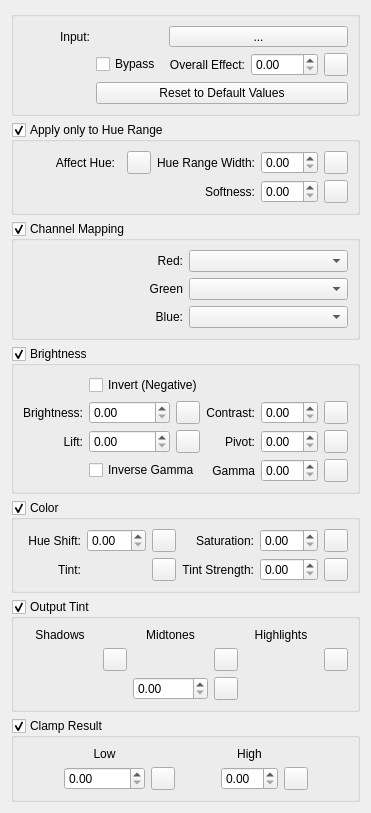
<?xml version="1.0" encoding="UTF-8"?>
<ui version="4.0">
 <class>Dialog</class>
 <widget class="QWidget" name="Dialog">
  <property name="geometry">
   <rect>
    <x>0</x>
    <y>0</y>
    <width>359</width>
    <height>732</height>
   </rect>
  </property>
  <property name="windowTitle">
   <string>Form</string>
  </property>
  <layout class="QVBoxLayout" name="verticalLayout">
   <item>
    <widget class="QGroupBox" name="groupBox">
     <property name="title">
      <string/>
     </property>
     <layout class="QGridLayout" name="gridLayout">
      <item row="0" column="0">
       <widget class="QLabel" name="label">
        <property name="text">
         <string>Input:</string>
        </property>
        <property name="alignment">
         <set>Qt::AlignRight|Qt::AlignTrailing|Qt::AlignVCenter</set>
        </property>
       </widget>
      </item>
      <item row="0" column="1">
       <widget class="MaxSDK::QMaxColorSwatch" name="Input">
        <property name="useAlpha">
         <bool>true</bool>
        </property>
       </widget>
      </item>
      <item row="1" column="3">
       <widget class="MaxSDK::QmaxDoubleSpinBox" name="Overall">
        <property name="toolTip">
         <string>Allows you to &quot;fade in&quot; the entire color correction effect. 0.0 is equivalent to turning on Bypass</string>
        </property>
        <property name="visibleDigits">
         <number>-4</number>
        </property>
       </widget>
      </item>
      <item row="1" column="1">
       <widget class="QCheckBox" name="Bypass">
        <property name="toolTip">
         <string>Bypasses all color correction, turns this map into a pure passthrough</string>
        </property>
        <property name="text">
         <string>Bypass</string>
        </property>
       </widget>
      </item>
      <item row="1" column="4">
       <widget class="MaxSDK::UI::QmaxTexmapToolbutton" name="Overall_map">
        <property name="text">
         <string/>
        </property>
       </widget>
      </item>
      <item row="0" column="2" colspan="3">
       <widget class="QToolButton" name="Input_map">
        <property name="sizePolicy">
         <sizepolicy hsizetype="Expanding" vsizetype="Fixed">
          <horstretch>0</horstretch>
          <verstretch>0</verstretch>
         </sizepolicy>
        </property>
        <property name="toolTip">
         <string>Connect the color to be corrected here</string>
        </property>
        <property name="text">
         <string>...</string>
        </property>
       </widget>
      </item>
      <item row="1" column="2">
       <widget class="QLabel" name="label_17">
        <property name="text">
         <string>Overall Effect:</string>
        </property>
        <property name="alignment">
         <set>Qt::AlignRight|Qt::AlignTrailing|Qt::AlignVCenter</set>
        </property>
       </widget>
      </item>
      <item row="2" column="1" colspan="4">
       <widget class="QPushButton" name="Reset">
        <property name="toolTip">
         <string>Lost? Confused? Push this big happy button to get back to where you were.....</string>
        </property>
        <property name="text">
         <string>Reset to Default Values</string>
        </property>
       </widget>
      </item>
     </layout>
    </widget>
   </item>
   <item>
    <widget class="QGroupBox" name="HueRange">
     <property name="toolTip">
      <string>Allows applying the color correction for a narrow hue range. Useful to, for example, adjust a skin tone or recolor one object in a texture.</string>
     </property>
     <property name="title">
      <string>Apply only to Hue Range</string>
     </property>
     <property name="checkable">
      <bool>true</bool>
     </property>
     <layout class="QGridLayout" name="gridLayout_5" columnstretch="2,0,0,0,0,0">
      <item row="1" column="4">
       <widget class="MaxSDK::QmaxDoubleSpinBox" name="HueRangeSoftness">
        <property name="toolTip">
         <string>Adds a soft falloff to the ends of the Hue Range, so the color correction effect fades out gently.</string>
        </property>
        <property name="visibleDigits">
         <number>-4</number>
        </property>
       </widget>
      </item>
      <item row="1" column="3">
       <widget class="QLabel" name="label_16">
        <property name="text">
         <string>Softness:</string>
        </property>
        <property name="alignment">
         <set>Qt::AlignRight|Qt::AlignTrailing|Qt::AlignVCenter</set>
        </property>
       </widget>
      </item>
      <item row="0" column="2">
       <widget class="MaxSDK::UI::QmaxTexmapToolbutton" name="AffectHue_map">
        <property name="text">
         <string/>
        </property>
       </widget>
      </item>
      <item row="0" column="1">
       <widget class="MaxSDK::QMaxColorSwatch" name="AffectHue">
        <property name="toolTip">
         <string>The base Hue which is compared against.</string>
        </property>
        <property name="useAlpha">
         <bool>true</bool>
        </property>
       </widget>
      </item>
      <item row="0" column="3">
       <widget class="QLabel" name="label_15">
        <property name="text">
         <string>Hue Range Width:</string>
        </property>
        <property name="alignment">
         <set>Qt::AlignRight|Qt::AlignTrailing|Qt::AlignVCenter</set>
        </property>
       </widget>
      </item>
      <item row="0" column="4">
       <widget class="MaxSDK::QmaxDoubleSpinBox" name="HueRangeWidth">
        <property name="toolTip">
         <string>The Hue range width (in degrees of the color wheel). All hues within this range will be corrected.</string>
        </property>
        <property name="visibleDigits">
         <number>-4</number>
        </property>
       </widget>
      </item>
      <item row="0" column="5">
       <widget class="MaxSDK::UI::QmaxTexmapToolbutton" name="HueRangeWidth_map">
        <property name="text">
         <string/>
        </property>
       </widget>
      </item>
      <item row="1" column="5">
       <widget class="MaxSDK::UI::QmaxTexmapToolbutton" name="HueRangeSoftness_map">
        <property name="text">
         <string/>
        </property>
       </widget>
      </item>
      <item row="0" column="0">
       <widget class="QLabel" name="label_14">
        <property name="text">
         <string>Affect Hue:</string>
        </property>
        <property name="alignment">
         <set>Qt::AlignRight|Qt::AlignTrailing|Qt::AlignVCenter</set>
        </property>
       </widget>
      </item>
     </layout>
    </widget>
   </item>
   <item>
    <widget class="QGroupBox" name="ChannelMapping">
     <property name="toolTip">
      <string>Allows remapping the color channels. Any channel can use any other channels data.</string>
     </property>
     <property name="title">
      <string>Channel Mapping</string>
     </property>
     <property name="checkable">
      <bool>true</bool>
     </property>
     <layout class="QGridLayout" name="gridLayout_2">
      <item row="0" column="1">
       <widget class="QComboBox" name="RedMapping"/>
      </item>
      <item row="0" column="0">
       <widget class="QLabel" name="label_2">
        <property name="text">
         <string>Red:</string>
        </property>
        <property name="alignment">
         <set>Qt::AlignRight|Qt::AlignTrailing|Qt::AlignVCenter</set>
        </property>
       </widget>
      </item>
      <item row="1" column="0">
       <widget class="QLabel" name="label_3">
        <property name="text">
         <string>Green</string>
        </property>
        <property name="alignment">
         <set>Qt::AlignRight|Qt::AlignTrailing|Qt::AlignVCenter</set>
        </property>
       </widget>
      </item>
      <item row="1" column="1">
       <widget class="QComboBox" name="GreenMapping"/>
      </item>
      <item row="2" column="0">
       <widget class="QLabel" name="label_4">
        <property name="text">
         <string>Blue:</string>
        </property>
        <property name="alignment">
         <set>Qt::AlignRight|Qt::AlignTrailing|Qt::AlignVCenter</set>
        </property>
       </widget>
      </item>
      <item row="2" column="1">
       <widget class="QComboBox" name="BlueMapping"/>
      </item>
     </layout>
    </widget>
   </item>
   <item>
    <widget class="QGroupBox" name="BrightnessAdjustment">
     <property name="toolTip">
      <string>Brightness-adjusting effects</string>
     </property>
     <property name="title">
      <string>Brightness</string>
     </property>
     <property name="checkable">
      <bool>true</bool>
     </property>
     <layout class="QGridLayout" name="gridLayout_7">
      <item row="1" column="2">
       <widget class="MaxSDK::UI::QmaxTexmapToolbutton" name="Brightness_map">
        <property name="text">
         <string/>
        </property>
       </widget>
      </item>
      <item row="1" column="5">
       <widget class="MaxSDK::UI::QmaxTexmapToolbutton" name="Contrast_map">
        <property name="text">
         <string/>
        </property>
       </widget>
      </item>
      <item row="1" column="3">
       <widget class="QLabel" name="label_9">
        <property name="text">
         <string>Contrast:</string>
        </property>
        <property name="alignment">
         <set>Qt::AlignRight|Qt::AlignTrailing|Qt::AlignVCenter</set>
        </property>
       </widget>
      </item>
      <item row="3" column="1" colspan="2">
       <widget class="QCheckBox" name="InverseGamma">
        <property name="toolTip">
         <string>Apply the inverse of the Gamma value</string>
        </property>
        <property name="text">
         <string>Inverse Gamma</string>
        </property>
       </widget>
      </item>
      <item row="1" column="0">
       <widget class="QLabel" name="label_10">
        <property name="text">
         <string>Brightness:</string>
        </property>
        <property name="alignment">
         <set>Qt::AlignRight|Qt::AlignTrailing|Qt::AlignVCenter</set>
        </property>
       </widget>
      </item>
      <item row="2" column="0">
       <widget class="QLabel" name="label_21">
        <property name="text">
         <string>Lift:</string>
        </property>
        <property name="alignment">
         <set>Qt::AlignRight|Qt::AlignTrailing|Qt::AlignVCenter</set>
        </property>
       </widget>
      </item>
      <item row="2" column="2">
       <widget class="MaxSDK::UI::QmaxTexmapToolbutton" name="Lift_map">
        <property name="text">
         <string/>
        </property>
       </widget>
      </item>
      <item row="2" column="5">
       <widget class="MaxSDK::UI::QmaxTexmapToolbutton" name="Pivot_map">
        <property name="text">
         <string/>
        </property>
       </widget>
      </item>
      <item row="3" column="4">
       <widget class="MaxSDK::QmaxDoubleSpinBox" name="Gamma">
        <property name="toolTip">
         <string>Apply a power function to the Input Color, also known as a Gamma</string>
        </property>
        <property name="visibleDigits">
         <number>-4</number>
        </property>
       </widget>
      </item>
      <item row="1" column="4">
       <widget class="MaxSDK::QmaxDoubleSpinBox" name="Contrast">
        <property name="toolTip">
         <string>Contrast - Scales the Input Color around the Pivot level</string>
        </property>
        <property name="visibleDigits">
         <number>-4</number>
        </property>
       </widget>
      </item>
      <item row="2" column="4">
       <widget class="MaxSDK::QmaxDoubleSpinBox" name="Pivot">
        <property name="toolTip">
         <string>Pivot - the level around which the Contrast scales the Input Color</string>
        </property>
        <property name="visibleDigits">
         <number>-4</number>
        </property>
       </widget>
      </item>
      <item row="1" column="1">
       <widget class="MaxSDK::QmaxDoubleSpinBox" name="Brightness">
        <property name="toolTip">
         <string>Brightness - a pure multiplier of the Input Color</string>
        </property>
        <property name="visibleDigits">
         <number>-4</number>
        </property>
       </widget>
      </item>
      <item row="2" column="1">
       <widget class="MaxSDK::QmaxDoubleSpinBox" name="Lift">
        <property name="toolTip">
         <string>Lift - &quot;Lifts&quot; the Input color by adding to it</string>
        </property>
        <property name="visibleDigits">
         <number>-4</number>
        </property>
       </widget>
      </item>
      <item row="3" column="5">
       <widget class="MaxSDK::UI::QmaxTexmapToolbutton" name="Gamma_map">
        <property name="text">
         <string/>
        </property>
       </widget>
      </item>
      <item row="3" column="3">
       <widget class="QLabel" name="label_23">
        <property name="text">
         <string>Gamma</string>
        </property>
        <property name="alignment">
         <set>Qt::AlignRight|Qt::AlignTrailing|Qt::AlignVCenter</set>
        </property>
       </widget>
      </item>
      <item row="2" column="3">
       <widget class="QLabel" name="label_22">
        <property name="text">
         <string>Pivot:</string>
        </property>
        <property name="alignment">
         <set>Qt::AlignRight|Qt::AlignTrailing|Qt::AlignVCenter</set>
        </property>
       </widget>
      </item>
      <item row="0" column="1" colspan="5">
       <widget class="QCheckBox" name="Invert">
        <property name="toolTip">
         <string>Invert (turn into a photo negative)</string>
        </property>
        <property name="text">
         <string>Invert (Negative)</string>
        </property>
       </widget>
      </item>
     </layout>
    </widget>
   </item>
   <item>
    <widget class="QGroupBox" name="ColorAdjustment">
     <property name="title">
      <string>Color</string>
     </property>
     <property name="checkable">
      <bool>true</bool>
     </property>
     <layout class="QGridLayout" name="gridLayout_3">
      <item row="1" column="1">
       <widget class="MaxSDK::QMaxColorSwatch" name="TintColor">
        <property name="toolTip">
         <string>Tint - the Hue and Saturation of this color will be applied based on the Tint Strength</string>
        </property>
        <property name="useAlpha">
         <bool>true</bool>
        </property>
       </widget>
      </item>
      <item row="0" column="2">
       <widget class="MaxSDK::UI::QmaxTexmapToolbutton" name="HueShift_map">
        <property name="text">
         <string/>
        </property>
       </widget>
      </item>
      <item row="0" column="3">
       <widget class="QLabel" name="label_6">
        <property name="text">
         <string>Saturation:</string>
        </property>
        <property name="alignment">
         <set>Qt::AlignRight|Qt::AlignTrailing|Qt::AlignVCenter</set>
        </property>
       </widget>
      </item>
      <item row="1" column="3">
       <widget class="QLabel" name="label_8">
        <property name="text">
         <string>Tint Strength:</string>
        </property>
        <property name="alignment">
         <set>Qt::AlignRight|Qt::AlignTrailing|Qt::AlignVCenter</set>
        </property>
       </widget>
      </item>
      <item row="0" column="1">
       <widget class="MaxSDK::QmaxDoubleSpinBox" name="HueShift">
        <property name="toolTip">
         <string>Allows shifting the Hue around the color wheel</string>
        </property>
        <property name="visibleDigits">
         <number>-4</number>
        </property>
       </widget>
      </item>
      <item row="1" column="4">
       <widget class="MaxSDK::QmaxDoubleSpinBox" name="TintStrength">
        <property name="toolTip">
         <string>Defines how stronly the Tint effect is</string>
        </property>
        <property name="visibleDigits">
         <number>-4</number>
        </property>
       </widget>
      </item>
      <item row="0" column="5">
       <widget class="MaxSDK::UI::QmaxTexmapToolbutton" name="Saturation_map">
        <property name="text">
         <string/>
        </property>
       </widget>
      </item>
      <item row="0" column="0">
       <widget class="QLabel" name="label_5">
        <property name="text">
         <string>Hue Shift:</string>
        </property>
        <property name="alignment">
         <set>Qt::AlignRight|Qt::AlignTrailing|Qt::AlignVCenter</set>
        </property>
       </widget>
      </item>
      <item row="0" column="4">
       <widget class="MaxSDK::QmaxDoubleSpinBox" name="Saturation">
        <property name="toolTip">
         <string>Adjust the Saturation</string>
        </property>
        <property name="visibleDigits">
         <number>-4</number>
        </property>
       </widget>
      </item>
      <item row="1" column="5">
       <widget class="MaxSDK::UI::QmaxTexmapToolbutton" name="TintStrength_map">
        <property name="text">
         <string/>
        </property>
       </widget>
      </item>
      <item row="1" column="0">
       <widget class="QLabel" name="label_7">
        <property name="text">
         <string>Tint:</string>
        </property>
        <property name="alignment">
         <set>Qt::AlignRight|Qt::AlignTrailing|Qt::AlignVCenter</set>
        </property>
       </widget>
      </item>
      <item row="1" column="2">
       <widget class="MaxSDK::UI::QmaxTexmapToolbutton" name="TintColor_map">
        <property name="text">
         <string/>
        </property>
       </widget>
      </item>
     </layout>
    </widget>
   </item>
   <item>
    <widget class="QGroupBox" name="OutputTint">
     <property name="toolTip">
      <string>Allows a Tri-tone adjustment to the Input Color</string>
     </property>
     <property name="title">
      <string>Output Tint</string>
     </property>
     <property name="checkable">
      <bool>true</bool>
     </property>
     <layout class="QGridLayout" name="gridLayout_4">
      <item row="1" column="3">
       <widget class="MaxSDK::UI::QmaxTexmapToolbutton" name="Midtones_map">
        <property name="text">
         <string/>
        </property>
       </widget>
      </item>
      <item row="0" column="4">
       <widget class="QLabel" name="label_13">
        <property name="text">
         <string>Highlights</string>
        </property>
        <property name="alignment">
         <set>Qt::AlignCenter</set>
        </property>
       </widget>
      </item>
      <item row="1" column="5">
       <widget class="MaxSDK::UI::QmaxTexmapToolbutton" name="Highlights_map">
        <property name="text">
         <string/>
        </property>
       </widget>
      </item>
      <item row="1" column="0">
       <widget class="MaxSDK::QMaxColorSwatch" name="Shadows">
        <property name="toolTip">
         <string>A black Input Color will map to this color</string>
        </property>
        <property name="useAlpha">
         <bool>true</bool>
        </property>
       </widget>
      </item>
      <item row="1" column="4">
       <widget class="MaxSDK::QMaxColorSwatch" name="Highlights">
        <property name="toolTip">
         <string>A white Input Color will map to this color</string>
        </property>
        <property name="useAlpha">
         <bool>true</bool>
        </property>
       </widget>
      </item>
      <item row="0" column="2">
       <widget class="QLabel" name="label_12">
        <property name="text">
         <string>Midtones</string>
        </property>
        <property name="alignment">
         <set>Qt::AlignCenter</set>
        </property>
       </widget>
      </item>
      <item row="1" column="2">
       <widget class="MaxSDK::QMaxColorSwatch" name="Midtones">
        <property name="toolTip">
         <string>A medium gray Input Color will map to this color</string>
        </property>
        <property name="useAlpha">
         <bool>true</bool>
        </property>
       </widget>
      </item>
      <item row="0" column="0">
       <widget class="QLabel" name="label_11">
        <property name="text">
         <string>Shadows</string>
        </property>
        <property name="alignment">
         <set>Qt::AlignCenter</set>
        </property>
       </widget>
      </item>
      <item row="1" column="1">
       <widget class="MaxSDK::UI::QmaxTexmapToolbutton" name="Shadows_map">
        <property name="text">
         <string/>
        </property>
       </widget>
      </item>
      <item row="2" column="2">
       <widget class="MaxSDK::QmaxDoubleSpinBox" name="MidtoneLum">
        <property name="toolTip">
         <string>Defines what luminance defines what is considered &quot;medium gray&quot;</string>
        </property>
        <property name="visibleDigits">
         <number>-4</number>
        </property>
       </widget>
      </item>
      <item row="2" column="3">
       <widget class="MaxSDK::UI::QmaxTexmapToolbutton" name="MidtoneLum_map">
        <property name="text">
         <string/>
        </property>
       </widget>
      </item>
     </layout>
    </widget>
   </item>
   <item>
    <widget class="QGroupBox" name="Clamp">
     <property name="toolTip">
      <string>Allows clamping the Input Color</string>
     </property>
     <property name="title">
      <string>Clamp Result</string>
     </property>
     <property name="checkable">
      <bool>true</bool>
     </property>
     <layout class="QGridLayout" name="gridLayout_8" columnstretch="1,1,1,1,1,1,0,0,0">
      <item row="0" column="1" colspan="2">
       <widget class="QLabel" name="label_24">
        <property name="text">
         <string>Low</string>
        </property>
        <property name="alignment">
         <set>Qt::AlignCenter</set>
        </property>
       </widget>
      </item>
      <item row="1" column="4">
       <spacer name="horizontalSpacer_3">
        <property name="orientation">
         <enum>Qt::Horizontal</enum>
        </property>
        <property name="sizeHint" stdset="0">
         <size>
          <width>40</width>
          <height>20</height>
         </size>
        </property>
       </spacer>
      </item>
      <item row="1" column="8">
       <spacer name="horizontalSpacer">
        <property name="orientation">
         <enum>Qt::Horizontal</enum>
        </property>
        <property name="sizeHint" stdset="0">
         <size>
          <width>40</width>
          <height>20</height>
         </size>
        </property>
       </spacer>
      </item>
      <item row="1" column="7">
       <widget class="MaxSDK::UI::QmaxTexmapToolbutton" name="ClampHi_map">
        <property name="text">
         <string/>
        </property>
       </widget>
      </item>
      <item row="1" column="3">
       <widget class="MaxSDK::UI::QmaxTexmapToolbutton" name="ClampLow_map">
        <property name="text">
         <string/>
        </property>
       </widget>
      </item>
      <item row="1" column="0">
       <spacer name="horizontalSpacer_2">
        <property name="orientation">
         <enum>Qt::Horizontal</enum>
        </property>
        <property name="sizeHint" stdset="0">
         <size>
          <width>40</width>
          <height>20</height>
         </size>
        </property>
       </spacer>
      </item>
      <item row="1" column="1" colspan="2">
       <widget class="MaxSDK::QmaxDoubleSpinBox" name="ClampLow">
        <property name="visibleDigits">
         <number>-4</number>
        </property>
       </widget>
      </item>
      <item row="1" column="5">
       <widget class="MaxSDK::QmaxDoubleSpinBox" name="ClampHi">
        <property name="visibleDigits">
         <number>-4</number>
        </property>
       </widget>
      </item>
      <item row="0" column="5">
       <widget class="QLabel" name="label_25">
        <property name="text">
         <string>High</string>
        </property>
        <property name="alignment">
         <set>Qt::AlignCenter</set>
        </property>
       </widget>
      </item>
     </layout>
    </widget>
   </item>
  </layout>
 </widget>
 <customwidgets>
  <customwidget>
   <class>MaxSDK::QMaxColorSwatch</class>
   <extends>QWidget</extends>
   <header location="global">Qt/QMaxColorSwatch.h</header>
  </customwidget>
  <customwidget>
   <class>MaxSDK::QmaxDoubleSpinBox</class>
   <extends>QDoubleSpinBox</extends>
   <header location="global">Qt/QmaxSpinBox.h</header>
  </customwidget>
  <customwidget>
   <class>MaxSDK::UI::QmaxTexmapToolbutton</class>
   <extends>QToolButton</extends>
   <header location="global">Qt/QmaxTexmapToolbutton.h</header>
  </customwidget>
 </customwidgets>
 <tabstops>
  <tabstop>Input_map</tabstop>
  <tabstop>Bypass</tabstop>
  <tabstop>Overall</tabstop>
  <tabstop>Overall_map</tabstop>
  <tabstop>Reset</tabstop>
  <tabstop>HueRange</tabstop>
  <tabstop>AffectHue_map</tabstop>
  <tabstop>HueRangeWidth</tabstop>
  <tabstop>HueRangeWidth_map</tabstop>
  <tabstop>HueRangeSoftness</tabstop>
  <tabstop>HueRangeSoftness_map</tabstop>
  <tabstop>ChannelMapping</tabstop>
  <tabstop>RedMapping</tabstop>
  <tabstop>GreenMapping</tabstop>
  <tabstop>BlueMapping</tabstop>
  <tabstop>BrightnessAdjustment</tabstop>
  <tabstop>Brightness</tabstop>
  <tabstop>Brightness_map</tabstop>
  <tabstop>Contrast</tabstop>
  <tabstop>Contrast_map</tabstop>
  <tabstop>Lift</tabstop>
  <tabstop>Lift_map</tabstop>
  <tabstop>Pivot</tabstop>
  <tabstop>Pivot_map</tabstop>
  <tabstop>InverseGamma</tabstop>
  <tabstop>Gamma</tabstop>
  <tabstop>Gamma_map</tabstop>
  <tabstop>ColorAdjustment</tabstop>
  <tabstop>HueShift</tabstop>
  <tabstop>HueShift_map</tabstop>
  <tabstop>Saturation</tabstop>
  <tabstop>Saturation_map</tabstop>
  <tabstop>TintColor_map</tabstop>
  <tabstop>TintStrength</tabstop>
  <tabstop>TintStrength_map</tabstop>
  <tabstop>OutputTint</tabstop>
  <tabstop>Shadows_map</tabstop>
  <tabstop>Midtones_map</tabstop>
  <tabstop>Highlights_map</tabstop>
  <tabstop>MidtoneLum</tabstop>
  <tabstop>MidtoneLum_map</tabstop>
  <tabstop>Clamp</tabstop>
  <tabstop>ClampLow_map</tabstop>
  <tabstop>ClampHi_map</tabstop>
 </tabstops>
 <resources/>
 <connections>
  <connection>
   <sender>Bypass</sender>
   <signal>toggled(bool)</signal>
   <receiver>Overall</receiver>
   <slot>setDisabled(bool)</slot>
   <hints>
    <hint type="sourcelabel">
     <x>123</x>
     <y>60</y>
    </hint>
    <hint type="destinationlabel">
     <x>263</x>
     <y>62</y>
    </hint>
   </hints>
  </connection>
  <connection>
   <sender>Bypass</sender>
   <signal>toggled(bool)</signal>
   <receiver>label_17</receiver>
   <slot>setDisabled(bool)</slot>
   <hints>
    <hint type="sourcelabel">
     <x>141</x>
     <y>60</y>
    </hint>
    <hint type="destinationlabel">
     <x>209</x>
     <y>62</y>
    </hint>
   </hints>
  </connection>
  <connection>
   <sender>Bypass</sender>
   <signal>toggled(bool)</signal>
   <receiver>HueRange</receiver>
   <slot>setDisabled(bool)</slot>
   <hints>
    <hint type="sourcelabel">
     <x>124</x>
     <y>61</y>
    </hint>
    <hint type="destinationlabel">
     <x>84</x>
     <y>143</y>
    </hint>
   </hints>
  </connection>
  <connection>
   <sender>Bypass</sender>
   <signal>toggled(bool)</signal>
   <receiver>ChannelMapping</receiver>
   <slot>setDisabled(bool)</slot>
   <hints>
    <hint type="sourcelabel">
     <x>134</x>
     <y>61</y>
    </hint>
    <hint type="destinationlabel">
     <x>107</x>
     <y>265</y>
    </hint>
   </hints>
  </connection>
  <connection>
   <sender>Bypass</sender>
   <signal>toggled(bool)</signal>
   <receiver>ColorAdjustment</receiver>
   <slot>setDisabled(bool)</slot>
   <hints>
    <hint type="sourcelabel">
     <x>127</x>
     <y>61</y>
    </hint>
    <hint type="destinationlabel">
     <x>136</x>
     <y>481</y>
    </hint>
   </hints>
  </connection>
  <connection>
   <sender>Bypass</sender>
   <signal>toggled(bool)</signal>
   <receiver>OutputTint</receiver>
   <slot>setDisabled(bool)</slot>
   <hints>
    <hint type="sourcelabel">
     <x>122</x>
     <y>60</y>
    </hint>
    <hint type="destinationlabel">
     <x>92</x>
     <y>539</y>
    </hint>
   </hints>
  </connection>
  <connection>
   <sender>Bypass</sender>
   <signal>toggled(bool)</signal>
   <receiver>BrightnessAdjustment</receiver>
   <slot>setDisabled(bool)</slot>
   <hints>
    <hint type="sourcelabel">
     <x>112</x>
     <y>61</y>
    </hint>
    <hint type="destinationlabel">
     <x>54</x>
     <y>321</y>
    </hint>
   </hints>
  </connection>
 </connections>
</ui>
